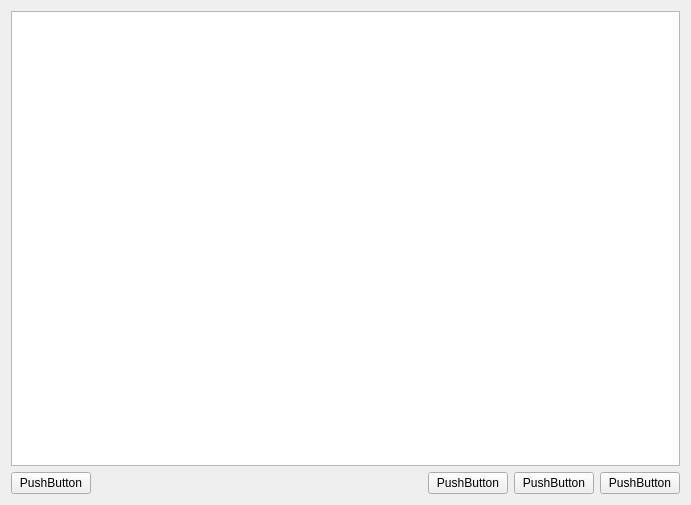
<?xml version="1.0" encoding="UTF-8"?>
<ui version="4.0">
 <class>Form</class>
 <widget class="QWidget" name="Form">
  <property name="geometry">
   <rect>
    <x>0</x>
    <y>0</y>
    <width>691</width>
    <height>505</height>
   </rect>
  </property>
  <property name="windowTitle">
   <string>Form</string>
  </property>
  <layout class="QVBoxLayout" name="verticalLayout">
   <item>
    <widget class="QListView" name="listView"/>
   </item>
   <item>
    <layout class="QHBoxLayout" name="horizontalLayout">
     <item>
      <widget class="QPushButton" name="pushButton">
       <property name="text">
        <string>PushButton</string>
       </property>
      </widget>
     </item>
     <item>
      <spacer name="horizontalSpacer">
       <property name="orientation">
        <enum>Qt::Horizontal</enum>
       </property>
       <property name="sizeHint" stdset="0">
        <size>
         <width>40</width>
         <height>20</height>
        </size>
       </property>
      </spacer>
     </item>
     <item>
      <widget class="QPushButton" name="pushButton_2">
       <property name="text">
        <string>PushButton</string>
       </property>
      </widget>
     </item>
     <item>
      <widget class="QPushButton" name="pushButton_3">
       <property name="text">
        <string>PushButton</string>
       </property>
      </widget>
     </item>
     <item>
      <widget class="QPushButton" name="pushButton_4">
       <property name="text">
        <string>PushButton</string>
       </property>
      </widget>
     </item>
    </layout>
   </item>
  </layout>
 </widget>
 <resources/>
 <connections/>
</ui>
